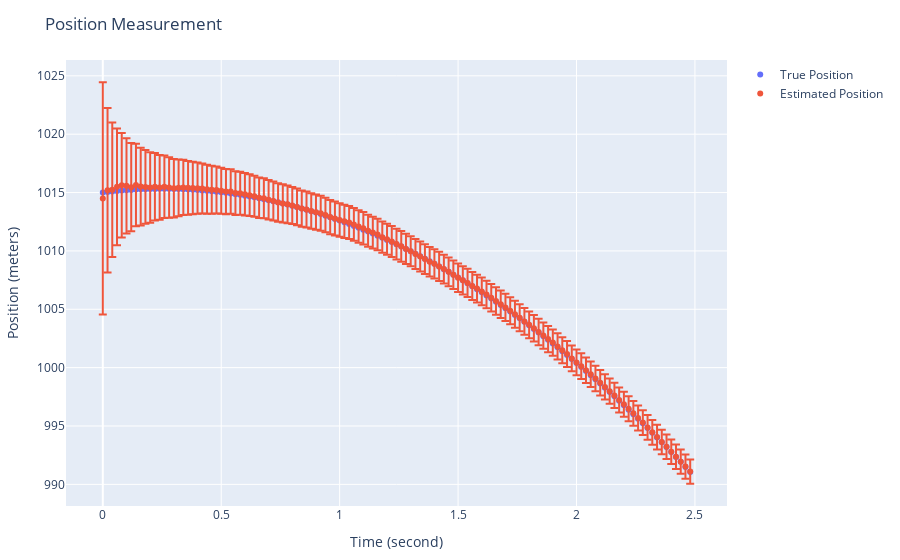

Source (notebook cell):
### Markdown cell above
Plot the true and estimated position

### Code cell
plot(
    [
        # True position
        scatter(
            mode="markers",
            x=time_axis_sec,
            y=true_state_fcn_time[1, :],
            name="True Position"
        ),
        # Estimated position
        scatter(
            mode="markers",
            x=time_axis_sec,
            y=[s.state[1] for s in states_fcn_time],
            error_y=attr(
                type="data",
                array=[sqrt(s.cov[1, 1]) for s in states_fcn_time]
            ),
            name="Estimated Position"
        )
    ],
    Layout(
        title="Position Measurement",
        xaxis_title="Time (second)",
        yaxis_title="Position (meters)",
        legend_title="Legend Title",
    ),
    config=PlotConfig(scrollZoom=true)
)
